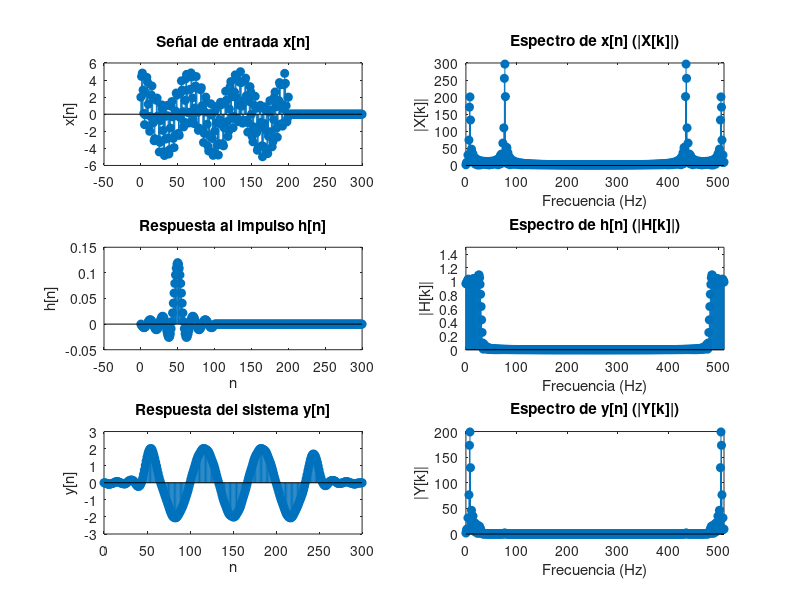

MATLAB code for this plot:
clc
clear
close all

dt = 0.0003;   % Intervalo de tiempo
Nx = 201;  % Cantidad de muestras

t = 0:dt:(Nx-1)*dt;



n = 0:Nx-1;

x = 2*cos(2*pi*50*n*dt) + 3*sin(2*pi*500*n*dt); % Señal de entrada x[n]

Fc = 200; % Frecuencia de corte
Nh = 101; % Longitud de la respuesta al impulso
nh = -(Nh-1)/2:(Nh-1)/2;

h = 2*Fc*dt*sinc(2*Fc*dt*nh);

% vectores x[n] y h[n] con dimensión N = 2^r
N = 2^nextpow2(Nx + length(nh) - 1);

% Cero-padding de x[n] y h[n]
x_pad = [x, zeros(1, N - length(x))];
h_pad = [h, zeros(1, N - length(h))];

% convolución utilizando FFT
X = fft(x_pad);
H = fft(h_pad);
Y = X .* H;
y_fft = ifft(Y);

ny = 0:N-1;

% gráficos
figure()

% Primer gráfico: señal de entrada x[n]
subplot(3, 2, 1)
stem(0:N-1, x_pad, 'filled')
title('Señal de entrada x[n]')
ylabel('x[n]')
xlim([-50, 300])

% Segundo gráfico: módulo de la FFT de x[n]
subplot(3, 2, 2)
stem(0:N-1, abs(X), 'filled')
title('Espectro de x[n] (|X[k]|)')
xlabel('Frecuencia (Hz)')
ylabel('|X[k]|')
xlim([0, 510])

% Tercer gráfico: respuesta al impulso h[n]
subplot(3, 2, 3)
stem(0:N-1, h_pad, 'filled')
title('Respuesta al impulso h[n]')
xlabel('n')
ylabel('h[n]')
xlim([-50, 300])

% Cuarto gráfico: módulo de la FFT de h[n]
subplot(3, 2, 4)
stem(0:N-1, abs(H), 'filled')
title('Espectro de h[n] (|H[k]|)')
xlabel('Frecuencia (Hz)')
ylabel('|H[k]|')
xlim([0, 510])
ylim([0,1.5])

% Quinto gráfico: respuesta del sistema y[n] (en el tiempo)
subplot(3, 2, 5)
stem(0:N-1, y_fft, 'filled')
title('Respuesta del sistema y[n]')
xlabel('n')
ylabel('y[n]')
xlim([0, 300])

% Sexto gráfico: módulo de la FFT de y[n]
subplot(3, 2, 6)
stem(0:N-1, abs(Y), 'filled')
title('Espectro de y[n] (|Y[k]|)')
xlabel('Frecuencia (Hz)')
ylabel('|Y[k]|')
xlim([0, 510])
